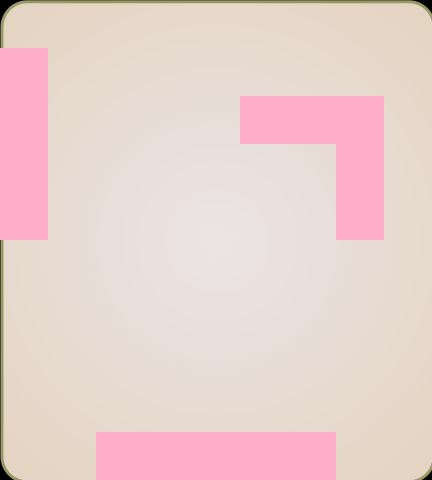

This game map was drawn from its Tiled (.tmx) file and the tilesets committed beside it. A one-line description and the trimmed map source follow:
An orthogonal 9x10 tile map with 48x48 px tiles, 3 tile layers (background, wall, Items), 3 tilesets and 17 objects (obstaclePoint, food1, food2, food3, food4, ...).

<map version="1.0" orientation="orthogonal" width="9" height="10" tilewidth="48" tileheight="48">
 <tileset firstgid="1" name="background" tilewidth="48" tileheight="48">
  <image source="background.png" width="436" height="484" />
 </tileset>
 <tileset firstgid="91" name="carrot" tilewidth="48" tileheight="48">
  <image source="carrot.png" width="48" height="48" />
 </tileset>
 <tileset firstgid="92" name="MetaInfo" tilewidth="48" tileheight="48">
  <image source="metaset.png" width="48" height="48" />
  <tile id="0">
   <properties>
    <property name="Wall" value="YES" />
   </properties>
  </tile>
 </tileset>
 <layer name="background" width="9" height="10">
  <data>[90 cells, 90 non-empty, 90 distinct tile ids]</data>
 </layer>
 <layer name="wall" width="9" height="10">
  <data>[90 cells, 14 non-empty, 1 distinct tile ids]</data>
 </layer>
 <objectgroup name="con_wall" width="9" height="10">
  <object x="0" y="48">
   <polyline points="0,0 48,0 48,192 0,192 0,0" />
  </object>
  <object x="240" y="144">
   <polyline points="0,0 96,0 96,96 144,96 144,-48 0,-48 0,0" />
  </object>
  <object x="96" y="432">
   <polyline points="0,0 240,0 240,48 0,48 0,0" />
  </object>
 </objectgroup>
 <objectgroup name="obstacle" width="9" height="10">
  <object name="obstaclePoint" x="96" y="48" width="48" height="48" />
 </objectgroup>
 <objectgroup name="foods" width="9" height="10">
  <object name="food1" x="192" y="49" width="46" height="44" />
  <object name="food2" x="195" y="147" width="41" height="44" />
  <object name="food3" x="149" y="198" width="38" height="37" />
  <object name="food4" x="49" y="291" width="40" height="40" />
  <object name="food5" x="243" y="243" width="39" height="40" />
  <object name="food7" x="4" y="245" width="39" height="39" />
  <object name="food6" x="388" y="245" width="40" height="40" />
 </objectgroup>
 <objectgroup name="object" width="9" height="10">
  <object name="character" x="144" y="288" width="48" height="48">
   <ellipse />
  </object>
 </objectgroup>
 <layer name="Items" width="9" height="10">
  <data>[90 cells, 14 non-empty, 1 distinct tile ids]</data>
 </layer>
 <objectgroup name="items" width="9" height="10">
  <object name="item1" x="146" y="149" width="45" height="41" />
  <object name="item2" x="290" y="287" width="44" height="45" />
  <object name="item3" x="288" y="146" width="44" height="48" />
  <object name="item4" x="99" y="386" width="40" height="40" />
 </objectgroup>
 <objectgroup name="endPoint" width="9" height="10">
  <object name="counter" x="384" y="3" width="46" height="43" />
 </objectgroup>
</map>
